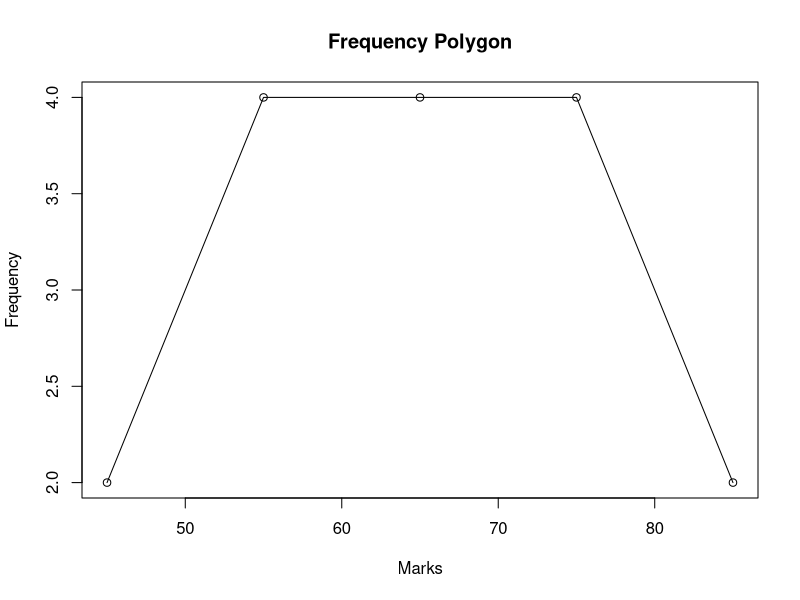

Generate this figure with R:
Marks <- c(45, 50, 52, 55, 58, 60, 62,
            65, 68, 70, 72, 75, 78, 80, 85, 90)

h <- hist(Marks, plot = FALSE)
plot(h$mids, h$counts,
     type = "o",
     main = "Frequency Polygon",
     xlab = "Marks",
     ylab = "Frequency")
